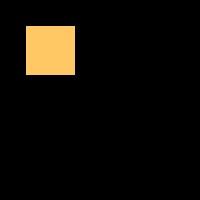
Frame 1 (no input)
Frame 60 (the mouse pressed at the canvas centre just before this capture): identical to frame 1, image omitted
Frame 120 (the mouse held since frame 60 and released just before this capture): identical to frame 1, image omitted

The Processing sketch that drew this single still picture (run headless with seeded random() and noise(); from frame 60 on, the mouse is pressed at the canvas centre):

// Processing sketch: s0201clickButton
// ── s0201clickButton.pde
//Create variables for red, green, blue
float redRandom = 0;
float greenRandom = 0;
float blueRandom = 0;

void setup() {
  size(200, 200);
}

void draw() {
  background(redRandom, greenRandom, blueRandom);

  //When mouse is pressed...
  if (mousePressed) {
    //...and if within boundaries, then randomize the RGB colors of 
    //the background
    if (mouseX>25 && mouseX<75 && mouseY>25 && mouseY<75) {
      redRandom = random(255);
      greenRandom = random(255);
      blueRandom = random(255);
    }
  }
  fill(255, 200, 100);
  rect(25, 25, 50, 50);
}
